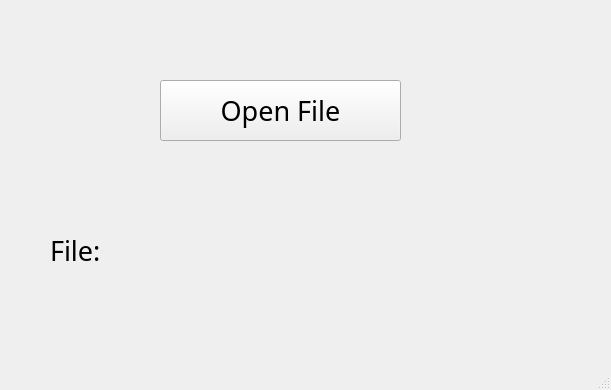
<?xml version="1.0" encoding="UTF-8"?>
<ui version="4.0">
 <class>MainWindow</class>
 <widget class="QMainWindow" name="MainWindow">
  <property name="geometry">
   <rect>
    <x>0</x>
    <y>0</y>
    <width>611</width>
    <height>390</height>
   </rect>
  </property>
  <property name="windowTitle">
   <string>MainWindow</string>
  </property>
  <widget class="QWidget" name="centralwidget">
   <widget class="QPushButton" name="pushButton">
    <property name="geometry">
     <rect>
      <x>160</x>
      <y>80</y>
      <width>241</width>
      <height>61</height>
     </rect>
    </property>
    <property name="font">
     <font>
      <family>Agency FB</family>
      <pointsize>20</pointsize>
     </font>
    </property>
    <property name="text">
     <string>Open File</string>
    </property>
   </widget>
   <widget class="QLabel" name="label">
    <property name="geometry">
     <rect>
      <x>50</x>
      <y>190</y>
      <width>521</width>
      <height>121</height>
     </rect>
    </property>
    <property name="font">
     <font>
      <family>Agency FB</family>
      <pointsize>20</pointsize>
     </font>
    </property>
    <property name="text">
     <string>File:</string>
    </property>
   </widget>
  </widget>
  <widget class="QMenuBar" name="menubar">
   <property name="geometry">
    <rect>
     <x>0</x>
     <y>0</y>
     <width>611</width>
     <height>26</height>
    </rect>
   </property>
  </widget>
  <widget class="QStatusBar" name="statusbar"/>
 </widget>
 <resources/>
 <connections/>
</ui>
